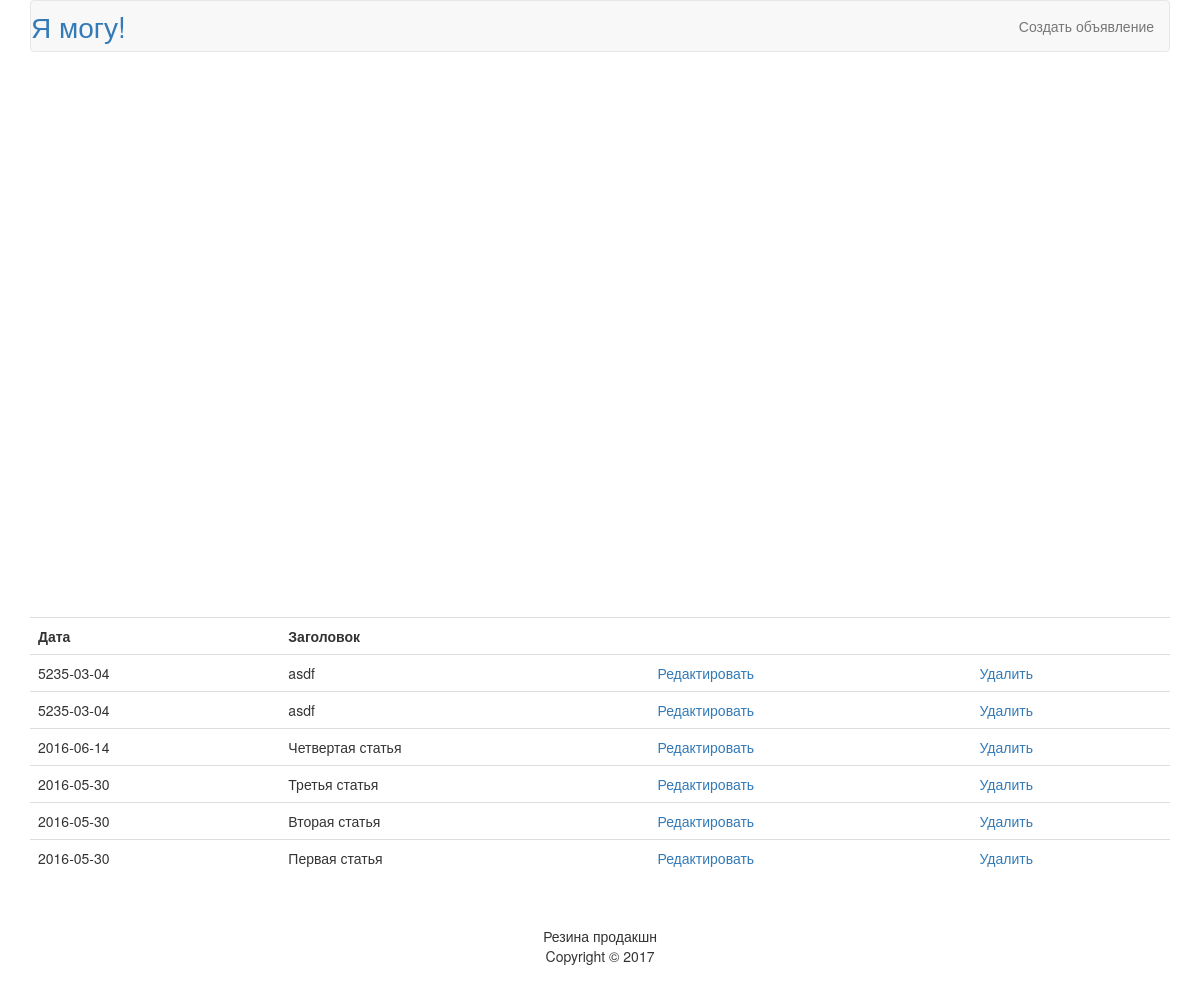
Page /admin/index.php on the earlier database version.
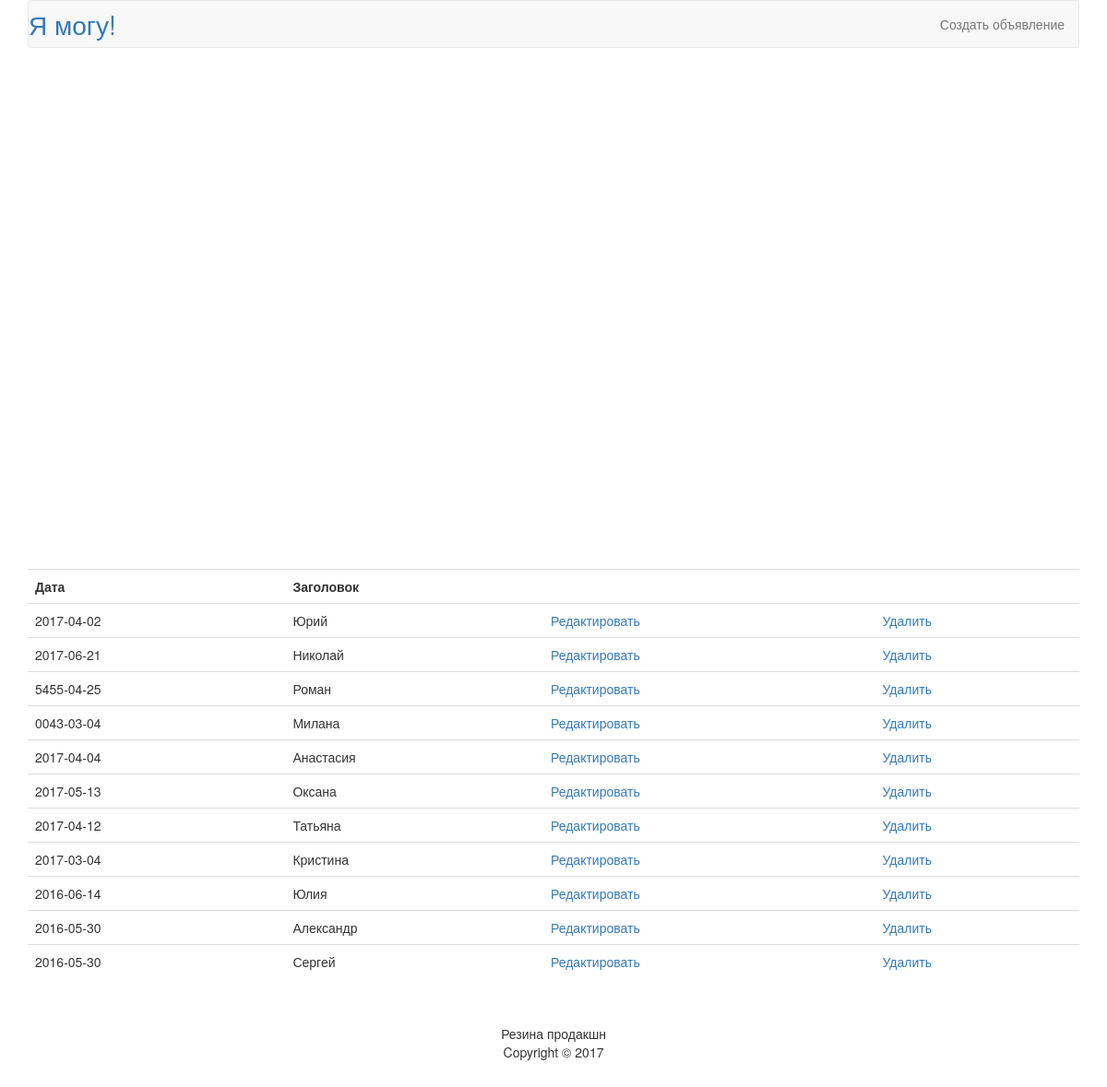
Same page on the later database version.
### tables this page shows
CREATE TABLE `articles` (
  `id` int(11) NOT NULL,
  `title` varchar(255) NOT NULL,
  `content` text NOT NULL,
  `date` date NOT NULL,
  `category` int(11) NOT NULL,
  `likes` int(11) NOT NULL,
  `image` varchar(150) NOT NULL,
  `prosmotry` int(11) NOT NULL,
  `buy` int(11) NOT NULL
);

### models/articles.php (called while the page is built, shortened)
<?php
    function articles_all($link){
        $query = "SELECT * FROM articles ORDER BY id DESC";
        $result = mysqli_query($link, $query);
        $n = mysqli_num_rows($result);
        $articles = array();
        for ($i = 0; $i < $n; $i++)
        {
            $row = mysqli_fetch_assoc($result);
            $articles[] = $row;
        }
        return $articles;
    }
    function articles_intro($text, $len = 100)
    {
        return mb_substr($text, 0, $len);
    }
?>

### views/articles_admin.php (the view, shortened to what this page needs)
<?php
    include_once('header.php');
?>
           <div class="container">
            <div id="curve_chart" style="width: 900px; height: 500px"></div>
            </div>
            <table id="admin_table" class="table">
                <tr>
                    <th>Дата</th>
                    <th>Заголовок</th>
                    <th></th>
                    <th></th>
                </tr>
                <?php foreach($articles as $article): ?>
                    <tr>
                        <td><?=$article['date']?></td>
                        <td><?=articles_intro($article['title'], 80)?></td>
                        <td>
                            <a href="index.php?action=edit&id=<?=$article['id']?>">Редактировать</a>
                        </td>
                        <td>
                            <a href="index.php?action=delete&id=<?=$article['id']?>">Удалить</a>
                        </td>
                    </tr>
                <?php endforeach ?>
            </table>
<?php
    include_once('footer.php');
?>

Differences in the rows shown:
removed articles: date "2016-05-30", title "Вторая статья"
added articles: date "2017-04-02", title "Юрий"
added articles: date "2017-06-21", title "Николай"
added articles: date "5455-04-25", title "Роман"
added articles: date "0043-03-04", title "Милана"
added articles: date "2017-04-04", title "Анастасия"
added articles: date "2017-05-13", title "Оксана"
changed articles: date "5235-03-04" → "2017-04-12"; title "asdf" → "Татьяна"
changed articles: date "5235-03-04" → "2017-03-04"; title "asdf" → "Кристина"
changed articles: title "Четвертая статья" → "Юлия"
changed articles: title "Третья статья" → "Александр"
changed articles: title "Первая статья" → "Сергей"
